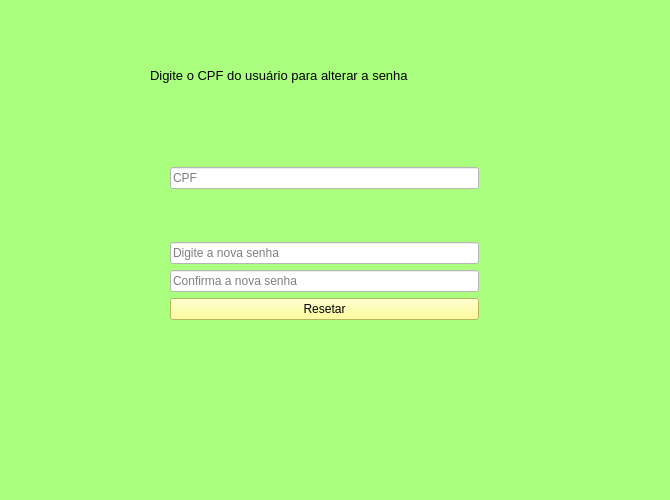
<?xml version="1.0" encoding="UTF-8"?>
<ui version="4.0">
 <class>Form</class>
 <widget class="QWidget" name="Form">
  <property name="geometry">
   <rect>
    <x>0</x>
    <y>0</y>
    <width>670</width>
    <height>500</height>
   </rect>
  </property>
  <property name="minimumSize">
   <size>
    <width>670</width>
    <height>500</height>
   </size>
  </property>
  <property name="maximumSize">
   <size>
    <width>670</width>
    <height>500</height>
   </size>
  </property>
  <property name="windowTitle">
   <string>Reset de senha</string>
  </property>
  <property name="windowIcon">
   <iconset>
    <normaloff>usuario_icone.png</normaloff>usuario_icone.png</iconset>
  </property>
  <property name="styleSheet">
   <string notr="true">background-color: rgb(170, 255, 127);</string>
  </property>
  <widget class="QLabel" name="label">
   <property name="geometry">
    <rect>
     <x>150</x>
     <y>60</y>
     <width>381</width>
     <height>31</height>
    </rect>
   </property>
   <property name="font">
    <font>
     <family>Segoe UI</family>
     <pointsize>10</pointsize>
    </font>
   </property>
   <property name="text">
    <string>Digite o CPF do usuário para alterar a senha</string>
   </property>
  </widget>
  <widget class="QWidget" name="layoutWidget">
   <property name="geometry">
    <rect>
     <x>170</x>
     <y>120</y>
     <width>309</width>
     <height>249</height>
    </rect>
   </property>
   <layout class="QVBoxLayout" name="verticalLayout">
    <item>
     <widget class="QLineEdit" name="lineEdit_cpf">
      <property name="enabled">
       <bool>true</bool>
      </property>
      <property name="styleSheet">
       <string notr="true">background-color: rgb(255, 255, 255);</string>
      </property>
      <property name="placeholderText">
       <string>CPF</string>
      </property>
     </widget>
    </item>
    <item>
     <layout class="QVBoxLayout" name="verticalLayout_2">
      <item>
       <widget class="QLineEdit" name="lineEdit_senha">
        <property name="enabled">
         <bool>true</bool>
        </property>
        <property name="styleSheet">
         <string notr="true">background-color: rgb(255, 255, 255);</string>
        </property>
        <property name="placeholderText">
         <string>Digite a nova senha</string>
        </property>
       </widget>
      </item>
      <item>
       <widget class="QLineEdit" name="lineEdit_csenha">
        <property name="enabled">
         <bool>true</bool>
        </property>
        <property name="styleSheet">
         <string notr="true">background-color: rgb(255, 255, 255);</string>
        </property>
        <property name="placeholderText">
         <string>Confirma a nova senha</string>
        </property>
       </widget>
      </item>
      <item>
       <widget class="QPushButton" name="pushButton_reset">
        <property name="enabled">
         <bool>true</bool>
        </property>
        <property name="styleSheet">
         <string notr="true">background-color: rgb(255, 255, 127);</string>
        </property>
        <property name="text">
         <string>Resetar</string>
        </property>
       </widget>
      </item>
     </layout>
    </item>
   </layout>
  </widget>
 </widget>
 <resources/>
 <connections/>
</ui>
